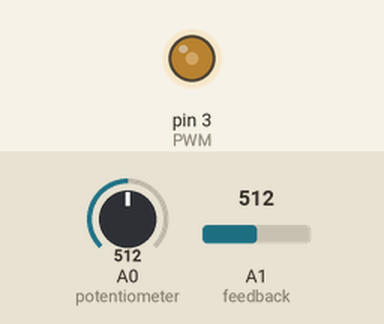
The sketch below on a simulated Arduino Uno, built with avr-gcc and run on an emulated ATmega328P. Parts: output pins drawn as LEDs (lit = HIGH). The inputs (shaded band) are chosen by the test bench; at power-on: A0 (potentiometer) = 512, A1 (feedback) = 512. What the sketch prints to the serial monitor is not drawn.

Above: at 1.2 s.
1.3 s: A0 (potentiometer) set to 531
4.3 s: A1 (feedback) set to 547
Timing chart, 0 to 7.3 s (numbered marks = the images above; inputs shaded):
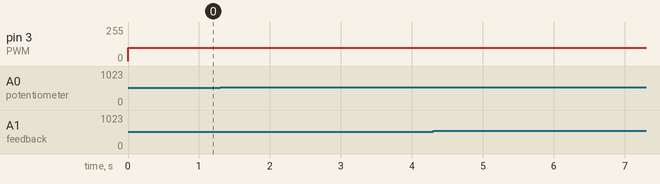

Measured:
- after the input at 1.3 s, every drawn part: stays the same
- after the input at 4.3 s, every drawn part: stays the same

The sketch:

boost_test.ino
```cpp
int potentiometer = A0; //The input from the potentiometer is A0
int feedback = A1;      //The feedback input is A1
int PWM = 3;            //Digital pin D3 por PWM signal
int pwm = 0;            //Initial value of PWM width

void setup() {
  pinMode(potentiometer, INPUT);
  pinMode(feedback, INPUT);
  pinMode(PWM, OUTPUT);
  TCCR2B = TCCR2B & B11111000 | B00000001;    // pin 3 and 11 PWM frequency of 31372.55 Hz
  Serial.begin(9600);
}

void loop() {

  float voltage = analogRead(potentiometer);    //We read the value of the potentiometer, which is the desired value
  float output  = analogRead(feedback);         //We read the feedback, which is the real value
Serial.print("voltage:");
  Serial.print(voltage);
  Serial.print("\tout:");
  Serial.print(output);
  Serial.print("\tpwm:");
  Serial.println(pwm);
  //If the desired value is HIGHER than the real value, we increase PWM width
  if (voltage > output)
   {
    pwm = pwm+1;
    pwm = constrain(pwm, 1, 254);
   }

  //If the desired value is LOWER than the real value, we decreaase PWM width
  if (voltage < output)
   {
    pwm = pwm-1;
    pwm = constrain(pwm, 1, 254);
   }

   analogWrite(PWM,100);  //Finally, we create the PWM signal
}
```
